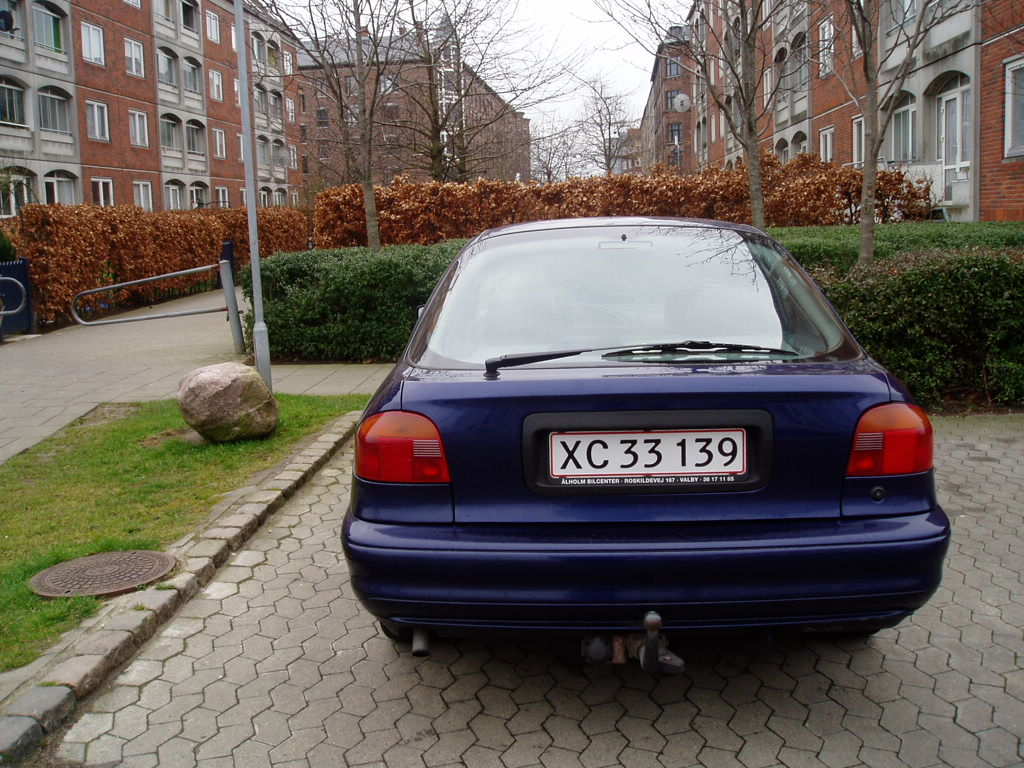
%> input picture img/B_XC33139.JPG, 1024 x 768 px
$ octave --eval "result = DetectSpread('../../img/B_XC33139.JPG');"   (GNU Octave 9; MATLAB toolbox functions it lacks are replaced by stand-ins)
%> lines starting %> are read from the running program, lines starting %| are printed output that depends on the picture; in (x1, y1, x2, y2) boxes, pixels count from 0 and x2, y2 are one past the last pixel; in counts of white or black regions, pixels touching at a corner belong together; the program's own positions count from 1
### src/detection/GetBestCandidate.m
% Takes a matrix of connected components and a grayscale image
% Returns best plate candidate based on frequency analysis and ratio

function plateCoords = GetBestCandidate(conComp, inputImage, scaleFactor)

  % Number of components
  numConComp = max(max(conComp));


  % Lets find out which connected component in the image has the most
  % plate-like width/height ratio 504/120 is official size

   optimalPlateRatio = 504/120; %
   optimalPlateness = 17; % If smoothness = 0
   %optimalPlateness = 13; % If smoothness = 1

  % Ratio from image
  %optimalPlateRatio = 182/37;
  % optimalPlateRatio = 182/42;


  % Loop through connected components. The component with the
  % best width/height-aspect is our numberplate

  % smallest diff between best components ratio and optimal plate ratio
  bestRatioDiff = inf;
  bestPlatenessDiff = inf;

  % The number of the component with the closest matchin aspect ratio
  bestRatioComponent = 0;
  bestPlatenessComponent = 0;


for i = 1:numConComp

  % Get Xs and Ys of current component
  [Ys,Xs] = find(conComp == i);

  % Calculate with height of component
  compHeight = max(Ys)-min(Ys);
  compWidth = max(Xs)-min(Xs);
  compLength = length(Xs);

  thisImage = inputImage(min(Ys):max(Ys),min(Xs):max(Xs));

  compSignature = GetSignature(thisImage,0);
  compPlateness = GetPlateness(compSignature)
  [compDistBelow, compDistAbove] = GetDistribution(thisImage);
  compWhiteLine = GetLongestLine(thisImage);

  compIntDiff = max(max(thisImage)) - min(min(thisImage));

  % Calculate width/height-ratio of current component
  compRatio = compWidth/compHeight;

  ratioDiff = abs(optimalPlateRatio-compRatio);
  platenessDiff = abs(optimalPlateness - compPlateness);

  % Maybe it should not HAVE to be a better ratio than the best
  % The ratio is not an exact science anyway. Maybe it should just be one parameter
  % But, remember that the one with the best ratio is picked as the best match currently

  % Candidates need a difference in intensities of at least this value
  % In one set min diff is 43 in the other it is 91
  if compIntDiff >= 43
    %if compDistAbove >= 50 && compDistAbove <= 80
    if compDistAbove >= 0 && compDistAbove <= 100
      if compWhiteLine >= 50 % Needs a white line of length 50%
          if compPlateness > 5 && compPlateness < 30 % Reasonable plateness
            if platenessDiff < bestPlatenessDiff % Best plateness so far
              %bestRatioDiff = ratioDiff;
              %bestRatioComponent = i
              bestPlatenessDiff = platenessDiff;
              bestPlatenessComponent = i;
            end
         else
           [ 'A candidate has plateness out of range' ]
           %figure(662), imshow(thisImage);
           %title('This candidte has plateness out of range');
         end
      else
        [ 'A candidate has less than 50% white line' ]
        %figure(661), imshow(thisImage);
        %title([ 'No good white line' ]);
        %beep;
        %pause;
      end
    else
      [ 'A candidate has less than 50% intensity above average' ]
    end
  else
    [ 'A candidate has no good intensity diff' ]
    %beep
  end
end


%if bestRatioDiff < inf % A candidate was selected
if bestPlatenessDiff < inf % A candidate was selected
  % Get coords for best matching component
  %[Ys,Xs] = find(conComp == bestRatioComponent);
  [Ys,Xs] = find(conComp == bestPlatenessComponent);

  % Calculate coords
  minX = min(Xs);
  maxX = max(Xs);
  minY = min(Ys);
  maxY = max(Ys);

  plateCoords = (1/scaleFactor) * [ minX maxX minY maxY ];
else
  % No component was selected but we need to return something
  plateCoords = [ 0 0 0 0 ];
end


end % function

### src/detection/GetSignature.m
% Takes an image, returns signature and plateness integer
function signature = GetSignature(image, smoothness)

%figure, imshow(image);


%%%%%%%%%%%%%%%%%%%%%
% Sum rows in image %
%%%%%%%%%%%%%%%%%%%%%

rawSig = zeros(1, size(image,2));
for x = 1:size(image,1)
  rawSig = rawSig + double(image(x,:));
end


%%%%%%%%%%%%%%%%%%%%%%
% Smoothen signature %
%%%%%%%%%%%%%%%%%%%%%%

% Num of left and right pixels to consider
width = smoothness;

smoothSig = zeros(1, length(rawSig)-2*width);
for x = 1:length(smoothSig)
  smoothSig(x) = sum(rawSig(x:x+2*width))/(2*width+1);
end

% Sig to return
signature = smoothSig;

end

### src/detection/GetPlateness.m
% Takes a signature, returns plateness integer
function plateness = GetPlateness(sig)


% Calculate plateness (number of times plot crosses avg. value in sig)

% Average value for sig
% Plates often start and end low, We can move the avg up to try to compensate
sigAvg = 1.0 * (sum(sig)/length(sig));

% How many times have we crossed the avg. sig value
timesCrossed = 0;

% Do we start over or under avg. ?
if sig(1) > sigAvg
 over = true;
else
 over = false;
end

for x = 2:length(sig)
  % Go down
  if over == true && sig(x) <= sigAvg
    timesCrossed = timesCrossed + 1;
    over = false;
  end
  % Go up
  if over == false && sig(x) > sigAvg
    timesCrossed = timesCrossed + 1;
    over = true;
  end
end


% Plateness to return
plateness = timesCrossed;


end

### src/detection/GetDistribution.m
% Takes a matrix and returns the percentage of pixels below the mean value
% and the percentage of pixels above. Results does not need to sum to
% 100% as pixels of the same intensity os the mean intensity are not counted.

function [ percBelow, percAbove ] = GetDistribution(inputImage)

  % Change matrix to vector
  inputImage = inputImage(:);

  % Calculate mean intensity
  meanIntensity = mean(inputImage);

  % Number of pixels above and below average
  pxlsAbove = 0;
  pxlsBelow = 0;

  % Count pixels
  for i = 1:length(inputImage)
    if inputImage(i) < meanIntensity
      pxlsBelow = pxlsBelow + 1;
    elseif inputImage(i) > meanIntensity
      pxlsAbove = pxlsAbove + 1;
    end
  end

  % Calculate percentages
  percAbove = pxlsAbove * (100/length(inputImage));
  percBelow = pxlsBelow * (100/length(inputImage));

end

### src/detection/GetLongestLine.m
% Takes an image as input, and returns the length of the longest
% bright horizontal line in the image as a percentage of the image width.

function longestLine = GetLongestLine(inputImage)

  %showImages = true;
  showImages = false;

  contrastImage = ContrastStretch(inputImage,0);

  % Convert input image to binary
  binImage = im2bw(contrastImage, graythresh(contrastImage));

  % Get height and width of input image
  [imHeight, imWidth] = size(binImage);

  % The longest bright horizontal line in the image
  longestLine = 0;


  % Go through image
  for y = 1:imHeight

    % Length of current white line
    thisLineLength = 0;

    for x = 1:imWidth

      if binImage(y,x) == 1
        % Current pixel is white
        thisLineLength = thisLineLength + 1;
      else
        % We found a black pixel
        if thisLineLength > longestLine
          % Update longest line in image if
          % just ended is longer
          longestLine = thisLineLength;
        end
        % New line starts
        thisLineLength = 0;
      end

    end % End row

    % Row has ended. Is the last line longer than the longest so far?
    if thisLineLength > longestLine
      longestLine = thisLineLength;
    end

  end % End columns

  % Convert longest line to percentage
  longestLine = uint8((100/imWidth) * longestLine);


  if showImages
    figure(130);

    % Original image
    subplot(1,3,1);
    imshow(inputImage);

    % Contrast stretched image
    subplot(1,3,2);
    imshow(contrastImage);

    % Binary image
    subplot(1,3,3);
    imshow(binImage);

  end

end

### src/detection/ContrastStretch.m
% Takes a grayscale image and performs a contrast stretch
% based on the window parameter.
% If winSize = 0 a contrast stretch will stretch to image to use all
% available intensities. If all intensities are in use there will be
% no difference between inputImage and outputImage.
% If winSize is > 0

function outputImage = ContrastStretch(inputImage, winSize)


if winSize < 1 % Stretch full image

  %%%%%%%%%%%%%%%%
  % Full stretch %
  %%%%%%%%%%%%%%%%

  maxVal = max(max(inputImage));
  minVal = min(min(inputImage));

  % Does full stretch make sense on this image?
  if maxVal == 256 && minVal == 1
    outputImage = inputImage;
  else
    % Full stretch

    % Move all info down. Intensities below minCut are removed
    outputImage = uint8(inputImage-minVal);
    % Normalize
    outputImage =  double(outputImage) / double(max(max(outputImage)));
    % Stretch
    outputImage = uint8(255 * outputImage);

  end % full stretch
else

  %%%%%%%%%%%%%%%%%%
  % Window stretch %
  %%%%%%%%%%%%%%%%%%

  % Create histogram
  imHist = hist(double(inputImage(:)),256);

  % Highest value of summed window (a lot of information in window)
  bestWinVal = 1;
  % Start position of best window
  bestWinStart = 1;

  % Loop through intervals
  for x = 1:(256-window)
    thisWinVal = sum(imHist(x:x+window-1));
    if thisWinVal > bestWinVal
      bestWinVal = thisWinVal;
      bestWinStart = x;
    end
  end

  minCut = bestWinStart;
  maxCut = bestWinStart + window - 1;

  % Sane min/max cut
  if maxCut > 255
    maxCut = 255;
  end
  if minCut < 0
    minCut = 0;
  end

  % Move all info down. Intensities below minCut are removed
  outputImage = uint8(inputImage-minCut);
  % Normalize
  outputImage =  double(outputImage) / double(max(max(outputImage)));
  % Stretch
  outputImage = uint8((255+maxCut) * outputImage);

end % window stretch


end % function

### src/detection/DetectSpread.m
% Do contrast stretch on parts of the image

function plateCoords = DetectSpread(inputImage)
%> called with inputImage = '../../img/B_XC33139.JPG'

  scaleFactor = 0.25;

  filterSize = 4;


  showImages = false;
  %showImages = true;


  % Read image from file
  origImage = imread(inputImage);
%> origImage is the input picture: size 768x1024x3 uint8; mean R, G, B 106.1, 97.9, 91.7

  % Convert image to greyscale
  grayImage = rgb2gray(origImage);
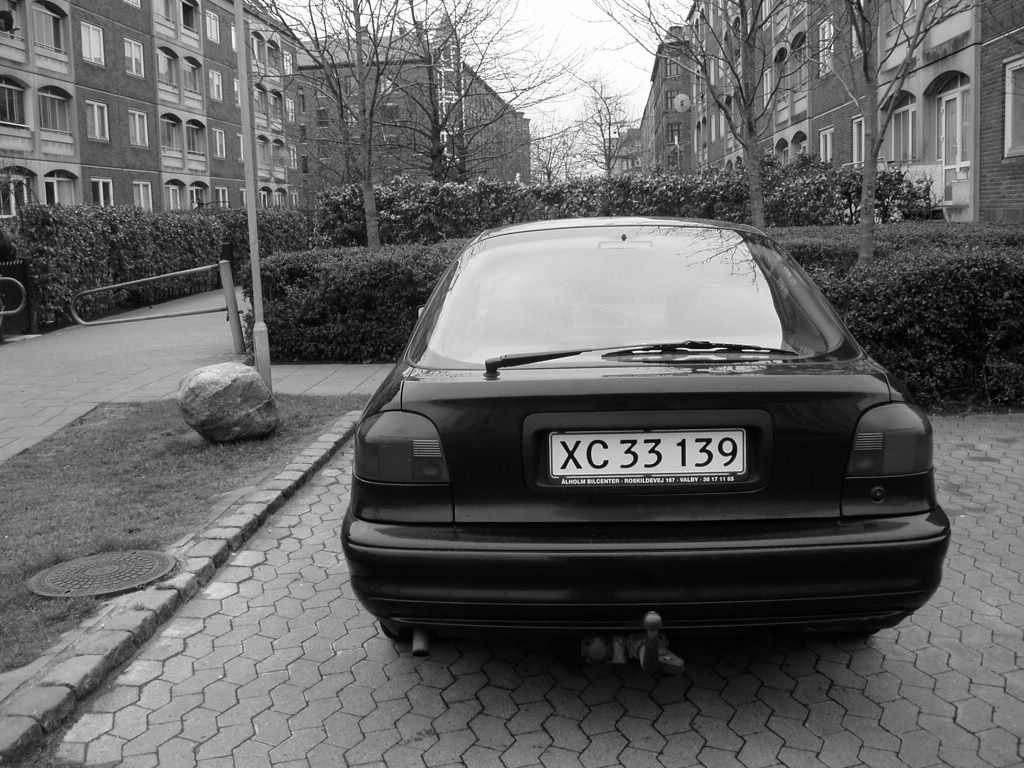
%> grayImage: size 768x1024 uint8; min 0, max 255, mean 99.6

  % Resize image
  resizedImage = imresize(grayImage, scaleFactor);
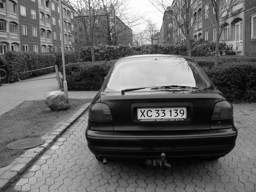
%> resizedImage: size 192x256 uint8; min 1, max 255, mean 99.6


  %%%%%%%%%%%%%%%%%%%%%%%%
  % Apply filter         %
  %%%%%%%%%%%%%%%%%%%%%%%%

  % Get image height and width
  [imHeight, imWidth] = (size(resizedImage));
%> imHeight = 192; imWidth = 256

  % Create empty image
  filteredImage = zeros(imHeight, imWidth);


  % Apply filter
  for y = 1:imHeight/filterSize
    for x = 1:imWidth/filterSize
      thisY = 1 + (y-1) * filterSize;
      thisX = 1 + (x-1) * filterSize;
      thisBlock = ContrastStretch( ...
                  resizedImage(thisY:thisY+filterSize-1,thisX:thisX+filterSize-1),0);
      filteredImage(thisY:thisY+filterSize-1,thisX:thisX+filterSize-1) = uint8(thisBlock);
    end
  end
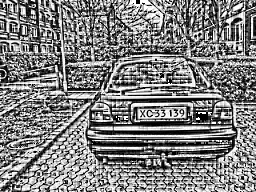
%> filteredImage: size 192x256 double; min 0, max 255, mean 128.3


  %%%%%%%%%%%%%%%%%%%%%%%%%%%%%
  % Create binary image       %
  %%%%%%%%%%%%%%%%%%%%%%%%%%%%%


  %binImage = im2bw(uint8(filteredImage),graythresh(uint8(filteredImage)));
  binImage = im2bw(uint8(filteredImage), 0.65);
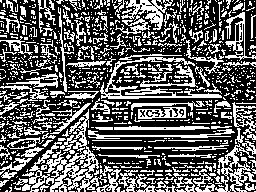
%> binImage: size 192x256 logical; 38% white in thin lines or dots


  %%%%%%%%%%%%%%%%%%%%%%%%%%%%%
  % Cleanup bin image         %
  %%%%%%%%%%%%%%%%%%%%%%%%%%%%%

  cleanedBinImage = BinImgCleanup(binImage, scaleFactor);
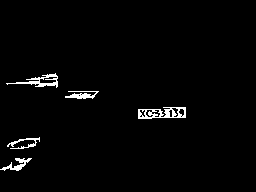
%> cleanedBinImage: size 192x256 logical; 2% white in thin lines or dots, all inside (x1, y1, x2, y2) = (0, 73, 186, 171)
  %cleanedBinImage = [0];


  %%%%%%%%%%%%%%%%%%%%%%%%%%%%
  % Dilate                   %
  %%%%%%%%%%%%%%%%%%%%%%%%%%%%

  % [18 lines of commented-out code are left out]


  %%%%%%%%%%%%%%%%%%%%%%%%%%%%
  % Connected components     %
  %%%%%%%%%%%%%%%%%%%%%%%%%%%%

  [conComp,numConComp] = (bwlabel(cleanedBinImage,4));
%> conComp: size 192x256 double; 6 distinct labels, from 0 to 5
%> numConComp = 5

  %%%%%%%%%%%%%%%%%%%%%%
  % Get best candidate %
  %%%%%%%%%%%%%%%%%%%%%%


  plateCoords = GetBestCandidate(conComp, resizedImage, scaleFactor);
%> the loop in GetBestCandidate, `for i = 1:numConComp` made 5 passes
%> (compHeight, compWidth, compLength, sigAvg in GetPlateness, plateness in GetPlateness, compPlateness, meanIntensity in GetDistribution) on pass 5: (11, 47, 330, 1655, 16, 16, 137.9)
%> (compHeight, compWidth, compLength, sigAvg in GetPlateness, plateness in GetPlateness, compPlateness, meanIntensity in GetDistribution) on passes 1 to 4: (12, 31, 150, 1663.3, 2, 2, 127.9), (14, 51, 241, 1691, 1, 1, 112.7), (11, 32, 130, 1313.2, 5, 5, 109.4), (7, 33, 151, 1106.4, 2, 2, 138.3)
%> in GetBestCandidate, `[Ys,Xs] = find(conComp == bestPlatenessComponent);`: Ys = 330 values from 108 to 119; Xs = 330 values from 139 to 186
%> in GetBestCandidate, `minX = min(Xs);`: minX = 139
%> in GetBestCandidate, `maxX = max(Xs);`: maxX = 186
%> in GetBestCandidate, `minY = min(Ys);`: minY = 108
%> in GetBestCandidate, `maxY = max(Ys);`: maxY = 119
%> in GetBestCandidate, `plateCoords = (1/scaleFactor) * [ minX maxX minY maxY ];`: plateCoords = [556 744 432 476]
%> plateCoords = [556 744 432 476]
  %plateCoords = [0 0 0 0];


  %%%%%%%%%%%%%%%
  % Images      %
  %%%%%%%%%%%%%%%

  if showImages
    figure(100);

    subplot(2,2,1);
    imshow(resizedImage);

    subplot(2,2,2);
    imshow(uint8(filteredImage));

    subplot(2,2,3);
    imshow(binImage);

    subplot(2,2,4);
    %imshow(cleanedBinImage);

    % Show candidate
    subplot(2,2,4);
    if sum(plateCoords) > 0
      imshow(origImage(plateCoords(3):plateCoords(4),plateCoords(1):plateCoords(2)));
    else
      imshow(zeros(2,2));
    end


    % [13 lines of commented-out code are left out]

  end


  % Make plate a little higher
  if sum(plateCoords) > 0
    plateCoords = plateCoords + [ -10 10 -10 10 ];
%> plateCoords = [546 754 422 486]
  end


end % function

$ run again, on img/P_XP51093.jpg
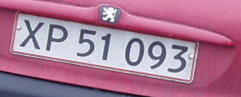
%> input picture img/P_XP51093.jpg, 241 x 97 px
%> in DetectSpread, origImage is the input picture: size 97x241x3 uint8; mean R, G, B 170.8, 119.7, 147.6
%> in DetectSpread, `grayImage = rgb2gray(origImage);`:
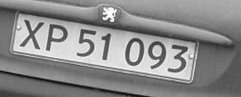
%> grayImage: size 97x241 uint8; min 10, max 255, mean 138.2
%> binImage: size 25x61 logical; 39% white in thin lines or dots
%> in DetectSpread, `cleanedBinImage = BinImgCleanup(binImage, scaleFactor);`:
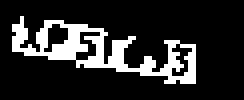
%> cleanedBinImage: size 25x61 logical (shown 4 times larger); 17% white in thin lines or dots, all inside (x1, y1, x2, y2) = (3, 4, 49, 21)
%> in DetectSpread, `[conComp,numConComp] = (bwlabel(cleanedBinImage,4));`: numConComp = 1
%> the loop in GetBestCandidate, `for i = 1:numConComp` made 1 pass
%> (compHeight, compWidth, compLength, width in GetSignature, sigAvg in GetPlateness, plateness in GetPlateness) on pass 1: (16, 45, 260, 0, 2621, 19)
%> after the loop in GetBestCandidate, `for i = 1:numConComp`: bestPlatenessComponent = 0; bestPlatenessDiff = Inf
%> plateCoords = [0 0 0 0]
